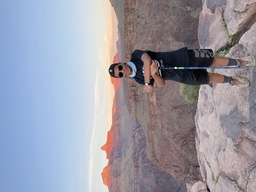
#> input picture Picture of Me at the Grand Canyon.jpg, 256 x 192 px, shrunk from 4032 x 3024 before the run, found by its file name
$ python 'Linear Algebra Project - Tahsinur Rahim (1).py'
#> lines starting #> are read from the running program, lines starting #| are printed output that depends on the picture
# "MA2071 B24 Project by Tahsinur Rahim. Email: trahim@wpi.edu"
# "Data Acquisition: I will be using this image of me at the Grand Canyon, because it was a memorable trip I had the pleasure of doing with my friends in boarding school."
# "IMAGE PREPROCESSING:"
from PIL import Image
import numpy as np
import matplotlib.pyplot as plt


# Load the image
image_path = r"C:\Users\user\Downloads\Picture of Me at the Grand Canyon.jpg"
image0 = Image.open(image_path)
#> image0 is the input picture: PIL image 256x192 RGB; mean R, G, B 153.7, 153.7, 166.2
image0_np = np.array(image0)
print("Image Shape:", image0_np.shape)
#| Image Shape: (192, 256, 3)
plt.imshow(image0_np)
plt.axis('off')
plt.show()

# "LINEAR TRANSFORMATIONS:"
image = Image.open(image_path).convert("RGB")
image_np = np.array(image)

# "identity matrix:"
T = np.array([[1, 0], [0, 1]])
height, width = image_np.shape[:2]
#> height = 192; width = 256
x_coords, y_coords = np.meshgrid(np.arange(width), np.arange(height))
coords = np.stack([x_coords.ravel(), y_coords.ravel()], axis=1)
transformed_coords = coords @ T.T
transformed_image = np.zeros_like(image_np)

# Apply identity transformation (no change)
for i, (x, y) in enumerate(transformed_coords):
    x, y = int(round(x)), int(round(y))
    if 0 <= x < width and 0 <= y < height:
        transformed_image[y, x] = image_np[coords[i, 1], coords[i, 0]]

transformed_image_pil = Image.fromarray(transformed_image)
transformed_image_pil.show()

# "T1, T2, T3"
T1 = np.array([[0.5, 0], [0, 0.5]])  # Scaling by 0.5
T2 = np.array([[-3 / 5, 4 / 5], [4 / 5, 3 / 5]])  # Reflection through y = 2x
T3 = np.array([[3 / 5, 4 / 5], [4 / 5, -3 / 5]])  # Reflection through y = -1/2x

# "Compositions"
T = T2 @ T1
T_inv = np.linalg.inv(T)

# "Shearing when k = 0.5"
T_shear = np.array([[1, 0.5], [0, 1]])  # Shearing with k = 0.5

# Function to apply a transformation matrix
def apply_transformation(image_np, T):
    height, width = image_np.shape[:2]
#> height = 192; width = 256
    transformed_image = np.zeros_like(image_np)

    # Apply transformation to each pixel
    for i in range(height):
        for j in range(width):
            original_coords = np.array([j, i])  # (x, y) coordinates
            new_coords = T @ original_coords
            new_x, new_y = int(round(new_coords[0])), int(round(new_coords[1]))
            if 0 <= new_x < width and 0 <= new_y < height:
                transformed_image[new_y, new_x] = image_np[i, j]
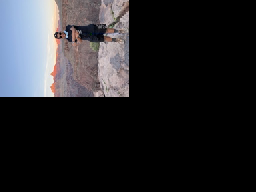
#> transformed_image: shape (192, 256, 3); mean R, G, B 39.1, 39.1, 42.2
    return transformed_image

# Apply scaling (T1)
scaled_image = apply_transformation(image_np, T1)
scaled_image_pil = Image.fromarray(scaled_image)
scaled_image_pil.show()

# Apply reflection (T2)
reflected_image = apply_transformation(image_np, T2)
#> after the loop in apply_transformation (call 2), `for i in range(height):`:
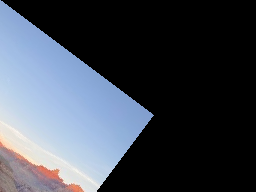
#> transformed_image: shape (192, 256, 3); mean R, G, B 64.1, 70.2, 80.6
reflected_image_pil = Image.fromarray(reflected_image)
reflected_image_pil.show()

# Apply the composition (T2 @ T1)
composed_image = apply_transformation(image_np, T)
#> after the loop in apply_transformation (call 3), `for i in range(height):`:
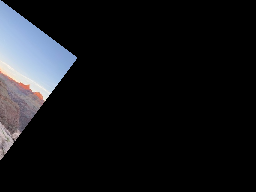
#> transformed_image: shape (192, 256, 3); mean R, G, B 20.7, 21.8, 24.5
composed_image_pil = Image.fromarray(composed_image)
composed_image_pil.show()

# Apply inverse transformation (T_inv)
inverse_image = apply_transformation(image_np, T_inv)
#> after the loop in apply_transformation (call 4), `for i in range(height):`:
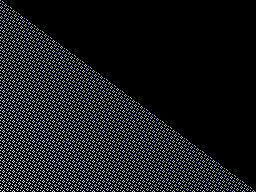
#> transformed_image: shape (192, 256, 3); mean R, G, B 19.2, 22.8, 28.1
inverse_image_pil = Image.fromarray(inverse_image)
inverse_image_pil.show()

# Apply shearing transformation (T_shear)
sheared_image = apply_transformation(image_np, T_shear)
#> after the loop in apply_transformation (call 5), `for i in range(height):`:
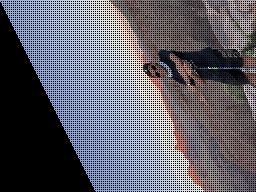
#> transformed_image: shape (192, 256, 3); mean R, G, B 93.6, 95.3, 104.3
sheared_image_pil = Image.fromarray(sheared_image)
sheared_image_pil.show()

plt.imsave("scaled_image.png", scaled_image)
plt.imsave("reflected_image.png", reflected_image)
plt.imsave("composed_image.png", composed_image)
plt.imsave("inverse_image.png", inverse_image)
plt.imsave("sheared_image.png", sheared_image)

#It seems that the image's resolution size and dimension makes very weird results.
#The composed image is just a rotation and shifting of the image, which makes it look off canvas.
#The inverse image is a mirror of the image, but it also becomes translated.
#The reflected image seems to have just moved the image to the left, rotated it, and shifted it.
#The scaled image indeed made the image smaller and shifted to the top left.
#The sheared image stretches the resolution.
#I believe the python software reads my image in a 90 degree flipped to the left angle.
#So instead of reading it like a normal vertical image from my phone, it reads it in a rotated landscape image.
#So it takes that image and does interesting shifts using the matrix calculations, which leaves weird resutls, which are technically correct.
